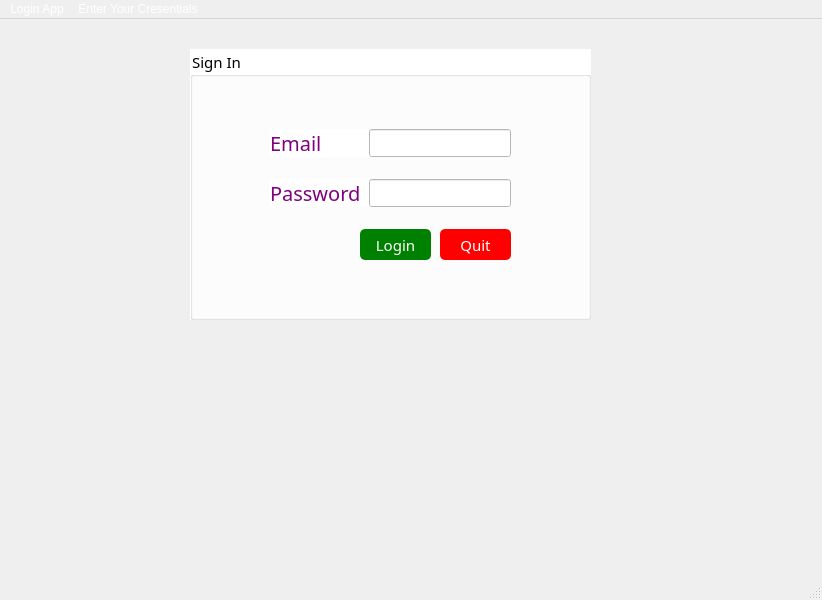
<?xml version="1.0" encoding="UTF-8"?>
<ui version="4.0">
 <class>MainWindow</class>
 <widget class="QMainWindow" name="MainWindow">
  <property name="geometry">
   <rect>
    <x>0</x>
    <y>0</y>
    <width>822</width>
    <height>600</height>
   </rect>
  </property>
  <property name="windowTitle">
   <string>MainWindow</string>
  </property>
  <property name="styleSheet">
   <string notr="true"> color: white;
 display:flex; 
justify-content: center; 
align-items: center;
background-image: url(:/assets/assets/plan.jpg);</string>
  </property>
  <widget class="QWidget" name="centralwidget">
   <widget class="QGroupBox" name="groupBox">
    <property name="geometry">
     <rect>
      <x>190</x>
      <y>30</y>
      <width>401</width>
      <height>271</height>
     </rect>
    </property>
    <property name="sizePolicy">
     <sizepolicy hsizetype="Preferred" vsizetype="Preferred">
      <horstretch>0</horstretch>
      <verstretch>0</verstretch>
     </sizepolicy>
    </property>
    <property name="styleSheet">
     <string notr="true"> color: black;
 font-family: gill sans;
 font-size: 15px;
background: white;
background-image: url(:/assets/assets/plan.jpg);</string>
    </property>
    <property name="title">
     <string>Sign In</string>
    </property>
    <widget class="QPushButton" name="LoginButton">
     <property name="geometry">
      <rect>
       <x>170</x>
       <y>180</y>
       <width>71</width>
       <height>31</height>
      </rect>
     </property>
     <property name="styleSheet">
      <string notr="true">border-radius: 5px;
 color: white; 
background: green;
 cursor:pointer;</string>
     </property>
     <property name="text">
      <string>Login</string>
     </property>
    </widget>
    <widget class="QWidget" name="layoutWidget">
     <property name="geometry">
      <rect>
       <x>80</x>
       <y>80</y>
       <width>241</width>
       <height>28</height>
      </rect>
     </property>
     <layout class="QHBoxLayout" name="horizontalLayout">
      <item>
       <widget class="QLabel" name="label">
        <property name="styleSheet">
         <string notr="true">color: purple;
font-size: 20px;
font: Arial;</string>
        </property>
        <property name="text">
         <string>Email</string>
        </property>
        <property name="buddy">
         <cstring>Email</cstring>
        </property>
       </widget>
      </item>
      <item>
       <widget class="QLineEdit" name="Email">
        <property name="sizePolicy">
         <sizepolicy hsizetype="Preferred" vsizetype="Preferred">
          <horstretch>0</horstretch>
          <verstretch>0</verstretch>
         </sizepolicy>
        </property>
        <property name="styleSheet">
         <string notr="true">color: black;</string>
        </property>
       </widget>
      </item>
     </layout>
    </widget>
    <widget class="QWidget" name="layoutWidget">
     <property name="geometry">
      <rect>
       <x>80</x>
       <y>130</y>
       <width>241</width>
       <height>28</height>
      </rect>
     </property>
     <layout class="QHBoxLayout" name="horizontalLayout_2">
      <item>
       <widget class="QLabel" name="label_2">
        <property name="styleSheet">
         <string notr="true">color: purple;
font-size: 20px;
font: Arial;</string>
        </property>
        <property name="text">
         <string>Password</string>
        </property>
        <property name="buddy">
         <cstring>pass</cstring>
        </property>
       </widget>
      </item>
      <item>
       <widget class="QLineEdit" name="pass">
        <property name="sizePolicy">
         <sizepolicy hsizetype="Preferred" vsizetype="Preferred">
          <horstretch>0</horstretch>
          <verstretch>0</verstretch>
         </sizepolicy>
        </property>
        <property name="echoMode">
         <enum>QLineEdit::Password</enum>
        </property>
       </widget>
      </item>
     </layout>
    </widget>
    <widget class="QPushButton" name="pushButton">
     <property name="geometry">
      <rect>
       <x>250</x>
       <y>180</y>
       <width>71</width>
       <height>31</height>
      </rect>
     </property>
     <property name="styleSheet">
      <string notr="true">border-radius: 5px;
 color: white; 
background:red;
 cursor:pointer;</string>
     </property>
     <property name="text">
      <string>Quit</string>
     </property>
    </widget>
   </widget>
  </widget>
  <widget class="QMenuBar" name="menubar">
   <property name="geometry">
    <rect>
     <x>0</x>
     <y>0</y>
     <width>822</width>
     <height>20</height>
    </rect>
   </property>
   <widget class="QMenu" name="menuLogin_App">
    <property name="title">
     <string>Login App</string>
    </property>
   </widget>
   <widget class="QMenu" name="menuEnter_Your_Cresentials">
    <property name="title">
     <string>Enter Your Cresentials</string>
    </property>
    <addaction name="separator"/>
   </widget>
   <addaction name="menuLogin_App"/>
   <addaction name="menuEnter_Your_Cresentials"/>
  </widget>
  <widget class="QStatusBar" name="statusbar"/>
 </widget>
 <resources/>
 <connections/>
</ui>
